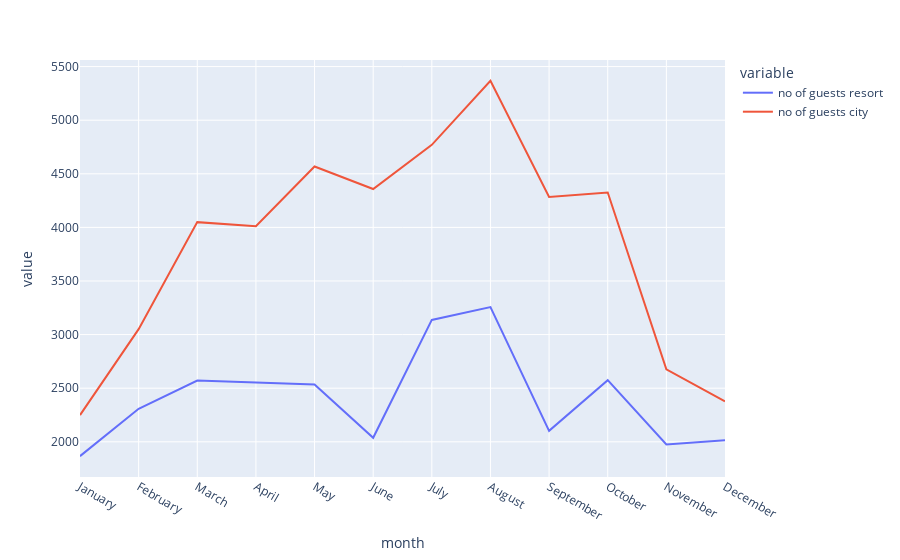

The notebook cell saved with this chart:
### Code cell
px.line(final2, x = 'month', y = ['no of guests resort','no of guests city'])

### Figure 1 — Plotly figure (JSON) as saved in the notebook; plotly's stock layout.template omitted (floating-point values rounded to 4 significant figures)
{"data": [{"hovertemplate": "variable=no of guests resort<br>month=%{x}<br>value=%{y}<extra></extra>", "legendgroup": "no of guests resort", "line": {"color": "#636efa", "dash": "solid"}, "mode": "lines", "name": "no of guests resort", "orientation": "v", "showlegend": true, "type": "scatter", "x": ["January", "February", "March", "April", "May", "June", "July", "August", "September", "October", "November", "December"], "xaxis": "x", "y": [1866, 2308, 2571, 2550, 2535, 2037, 3137, 3257, 2102, 2575, 1975, 2014], "yaxis": "y"}, {"hovertemplate": "variable=no of guests city<br>month=%{x}<br>value=%{y}<extra></extra>", "legendgroup": "no of guests city", "line": {"color": "#EF553B", "dash": "solid"}, "mode": "lines", "name": "no of guests city", "orientation": "v", "showlegend": true, "type": "scatter", "x": ["January", "February", "March", "April", "May", "June", "July", "August", "September", "October", "November", "December"], "xaxis": "x", "y": [2249, 3051, 4049, 4010, 4568, 4358, 4770, 5367, 4283, 4326, 2676, 2377], "yaxis": "y"}], "layout": {"legend": {"title": {"text": "variable"}, "tracegroupgap": 0}, "margin": {"t": 60}, "xaxis": {"anchor": "y", "domain": [0, 1], "title": {"text": "month"}}, "yaxis": {"anchor": "x", "domain": [0, 1], "title": {"text": "value"}}}}
